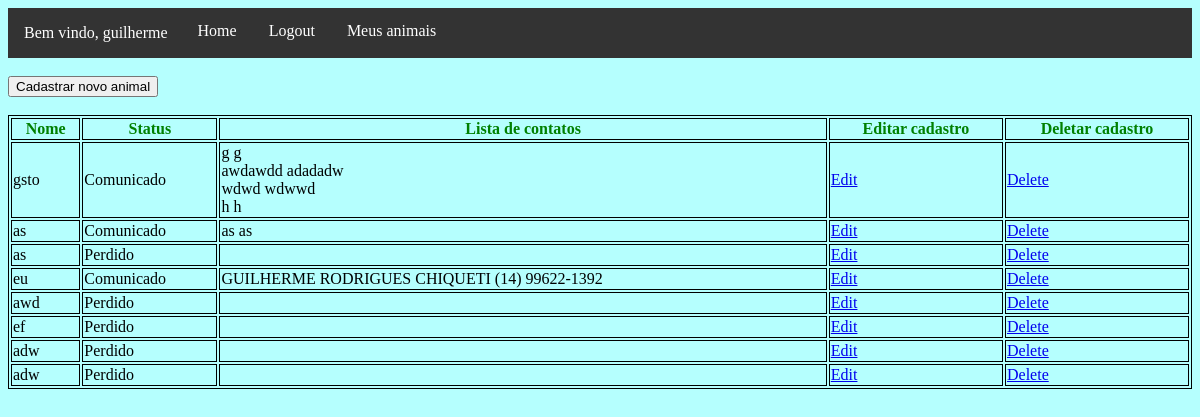
The page /meus_animais (signed in) on the database as committed earlier.
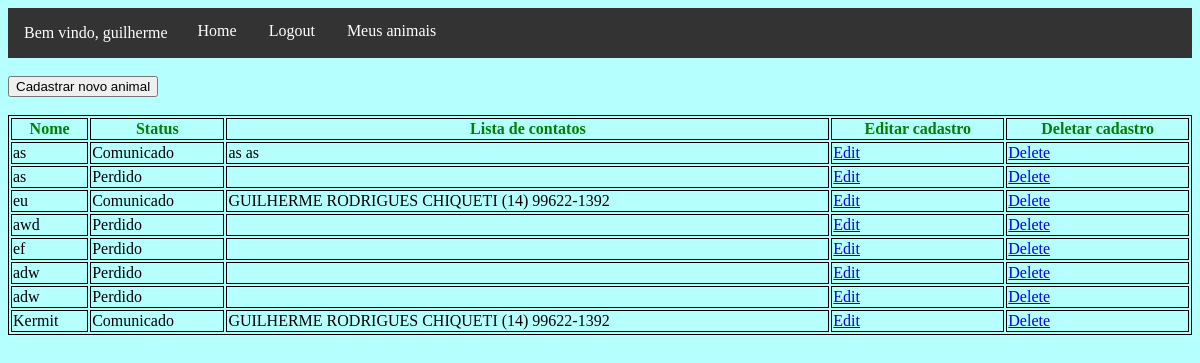
The same page on the database as committed later.
### product/models.py (models this page shows, shortened)
class Animal(models.Model):
    foto  = models.ImageField()
    nome  = models.CharField(max_length=100)
    idade = models.CharField(max_length=3, blank=True)
    cidade_desaparecimento = models.CharField(max_length=50)
    estado_desaparecimento = models.CharField(max_length=50)
    status = models.IntegerField(choices=STATUS_ANIMAL, default=1, blank=True)
    dono = models.ForeignKey(Dono, on_delete=models.CASCADE,  null=True)
    informacoes_extras = models.CharField(max_length=250, blank=True)

class Contato(models.Model):
    nome = models.CharField(max_length=100)
    telefone = models.CharField(max_length=20)
    animal = models.ForeignKey(Animal, on_delete=models.CASCADE, null=True)

### product/views.py (the view)
# urls.py: path('meus_animais', meus_animais, name='meus_animais'),
def meus_animais(request):
    animals = [i for i in Animal.objects.all() if i.dono.email==request.user.email]
    contatos = []
    for a in animals:
        contatos.append(Contato.objects.filter(animal__id=a.id))
    context = {'animais': zip(animals, contatos) }
    return render(request, 'meus_animais.html', context)

### product/templates/meus_animais.html (shortened to what this page needs)
{% extends 'base.html' %}
{% block content %}
		<br>
		<form action="{%  url 'cadastrar_animal' %}">
			<input type="submit" value="Cadastrar novo animal" />
		</form>
		<br>
        <table border="1" width="100%">
		<thead>
			<tr>
			  <th>Nome</th>
			  <th>Status</th>
			  <th>Lista de contatos</th>
			  <th>Editar cadastro</th>
			  <th>Deletar cadastro</th>
			</tr>
		</thead>
		<tbody>
		{% for animal, contatos in animais %}
		<tr>
			<td>{{animal.nome}}</td>
			{% load static %}
			<td>
			{{animal.get_status_display}}
			</td>
			<td>
			{% for contato in contatos %}
				{{contato.nome}}
				{{contato.telefone}}
				<br>
			{% endfor %}
			</td>
			<td><a class="btn btn-warning" href="{%  url 'animal_edit' animal.id %}">Edit</a>
            </td>
			<td><a class="btn btn-danger" href="{%  url 'animal_delete' animal.id %}">Delete</a>
			</td>
		</tr>
		{% endfor %}
		</tbody>
		</table>
{% endblock content %}

Rows that differ between the two databases and show on the page:
removed Animal: nome "gsto", status "Comunicado"
removed Contato: nome "g", telefone "g", shown under "gsto"
removed Contato: nome "awdawdd", telefone "adadadw", shown under "gsto"
removed Contato: nome "wdwd", telefone "wdwwd", shown under "gsto"
removed Contato: nome "h", telefone "h", shown under "gsto"
added Animal: nome "Kermit", status "Comunicado"
added Contato: nome "GUILHERME RODRIGUES CHIQUETI", telefone "(14) 99622-1392", shown under "Kermit"
